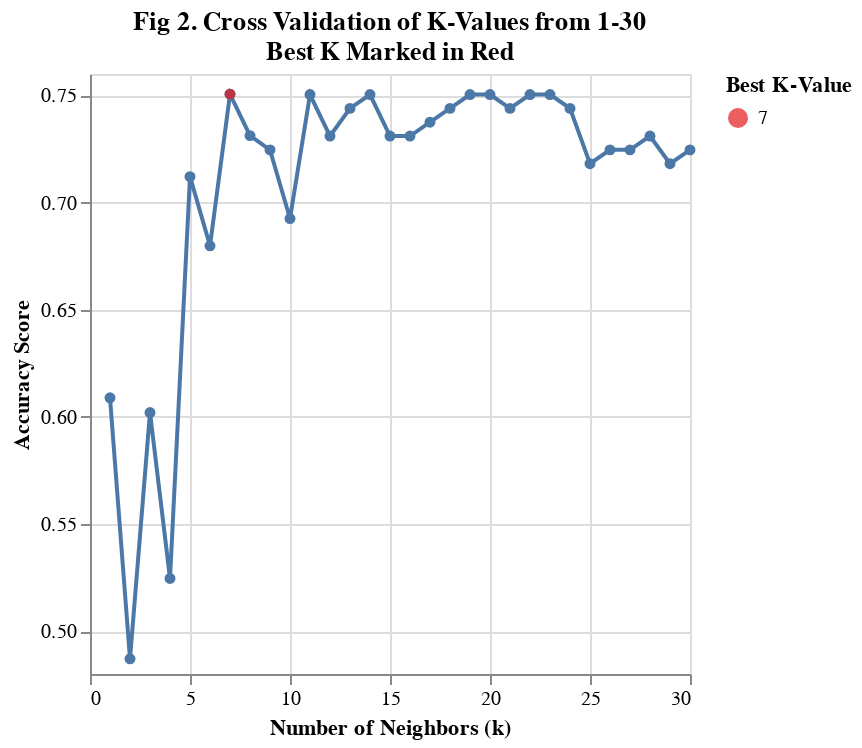

Notebook code for this chart:
### Code cell
# plot the point with the best k-value
k_point = alt.Chart(cv_results.sort_values(by='rank_test_score').head(1).reset_index()).mark_point(filled = True).encode(
    x = alt.X('param_kneighborsclassifier__n_neighbors'),
    y = alt.Y('mean_test_score'),
    color = alt.Color('param_kneighborsclassifier__n_neighbors:N',title='Best K-Value').scale(scheme="set1")
)

# plot the cross-validation plot of all k values
cross_val_plot= alt.Chart(cv_results).mark_line(point=True).encode(
    x=alt.X("param_kneighborsclassifier__n_neighbors")
        .title('Number of Neighbors (k)'),
    y=alt.Y('mean_test_score')
        .title('Accuracy Score')
        .scale(zero=False)
).properties(title=['Fig 2. Cross Validation of K-Values from 1-30','Best K Marked in Red'])

cross_val_plot + k_point

### Figure 1 — Vega-Lite specification as saved in the notebook (floating-point values rounded to 4 significant figures)
{"config": {"view": {"continuousWidth": 300, "continuousHeight": 300}}, "layer": [{"data": {"name": "data-01e79a0a4569310764cda03034cbf612"}, "mark": {"type": "line", "point": true}, "encoding": {"x": {"field": "param_kneighborsclassifier__n_neighbors", "title": "Number of Neighbors (k)", "type": "quantitative"}, "y": {"field": "mean_test_score", "scale": {"zero": false}, "title": "Accuracy Score", "type": "quantitative"}}, "title": ["Fig 2. Cross Validation of K-Values from 1-30", "Best K Marked in Red"]}, {"data": {"name": "data-4f141ccc0141ab2aebb06c2ef5da4c93"}, "mark": {"type": "point", "filled": true}, "encoding": {"color": {"field": "param_kneighborsclassifier__n_neighbors", "scale": {"scheme": "set1"}, "title": "Best K-Value", "type": "nominal"}, "x": {"field": "param_kneighborsclassifier__n_neighbors", "type": "quantitative"}, "y": {"field": "mean_test_score", "type": "quantitative"}}}], "$schema": "https://vega.github.io/schema/vega-lite/v5.20.1.json", "datasets": {"data-01e79a0a4569310764cda03034cbf612": [{"mean_fit_time": 0.004896, "std_fit_time": 0.0006174, "mean_score_time": 0.004922, "std_score_time": 0.0003125, "param_kneighborsclassifier__n_neighbors": 1, "params": {"kneighborsclassifier__n_neighbors": 1}, "split0_test_score": 0.625, "split1_test_score": 0.7097, "split2_test_score": 0.4839, "split3_test_score": 0.6129, "split4_test_score": 0.6129, "mean_test_score": 0.6089, "std_test_score": 0.07222, "rank_test_score": 27, "split0_train_score": 0.871, "split1_train_score": 0.88, "split2_train_score": 0.936, "split3_train_score": 0.928, "split4_train_score": 0.896, "mean_train_score": 0.9022, "std_train_score": 0.02575}, {"mean_fit_time": 0.004476, "std_fit_time": 0.0001214, "mean_score_time": 0.004728, "std_score_time": 6.239e-05, "param_kneighborsclassifier__n_neighbors": 2, "params": {"kneighborsclassifier__n_neighbors": 2}, "split0_test_score": 0.5, "split1_test_score": 0.5161, "split2_test_score": 0.3871, "split3_test_score": 0.5806, "split4_test_score": 0.4516, "mean_test_score": 0.4871, "std_test_score": 0.06484, "rank_test_score": 30, "split0_train_score": 0.7258, "split1_train_score": 0.736, "split2_train_score": 0.792, "split3_train_score": 0.84, "split4_train_score": 0.72, "mean_train_score": 0.7628, "std_train_score": 0.04633}, {"mean_fit_time": 0.004411, "std_fit_time": 6.659e-05, "mean_score_time": 0.004652, "std_score_time": 1.941e-05, "param_kneighborsclassifier__n_neighbors": 3, "params": {"kneighborsclassifier__n_neighbors": 3}, "split0_test_score": 0.6875, "split1_test_score": 0.4839, "split2_test_score": 0.5161, "split3_test_score": 0.6452, "split4_test_score": 0.6774, "mean_test_score": 0.602, "std_test_score": 0.08508, "rank_test_score": 28, "split0_train_score": 0.7823, "split1_train_score": 0.768, "split2_train_score": 0.832, "split3_train_score": 0.856, "split4_train_score": 0.808, "mean_train_score": 0.8093, "std_train_score": 0.03205}, {"mean_fit_time": 0.004379, "std_fit_time": 7.165e-05, "mean_score_time": 0.00464, "std_score_time": 2.259e-05, "param_kneighborsclassifier__n_neighbors": 4, "params": {"kneighborsclassifier__n_neighbors": 4}, "split0_test_score": 0.6875, "split1_test_score": 0.4839, "split2_test_score": 0.4839, "split3_test_score": 0.4194, "split4_test_score": 0.5484, "mean_test_score": 0.5246, "std_test_score": 0.0911, "rank_test_score": 29, "split0_train_score": 0.7581, "split1_train_score": 0.72, "split2_train_score": 0.76, "split3_train_score": 0.784, "split4_train_score": 0.792, "mean_train_score": 0.7628, "std_train_score": 0.02516}, {"mean_fit_time": 0.004747, "std_fit_time": 0.0005906, "mean_score_time": 0.0048, "std_score_time": 0.0002363, "param_kneighborsclassifier__n_neighbors": 5, "params": {"kneighborsclassifier__n_neighbors": 5}, "split0_test_score": 0.625, "split1_test_score": 0.7742, "split2_test_score": 0.7097, "split3_test_score": 0.7419, "split4_test_score": 0.7097, "mean_test_score": 0.7121, "std_test_score": 0.04969, "rank_test_score": 24, "split0_train_score": 0.8145, "split1_train_score": 0.768, "split2_train_score": 0.8, "split3_train_score": 0.776, "split4_train_score": 0.776, "mean_train_score": 0.7869, "std_train_score": 0.01749}, {"mean_fit_time": 0.004433, "std_fit_time": 4.518e-05, "mean_score_time": 0.004731, "std_score_time": 2.121e-05, "param_kneighborsclassifier__n_neighbors": 6, "params": {"kneighborsclassifier__n_neighbors": 6}, "split0_test_score": 0.625, "split1_test_score": 0.7419, "split2_test_score": 0.6774, "split3_test_score": 0.6774, "split4_test_score": 0.6774, "mean_test_score": 0.6798, "std_test_score": 0.0371, "rank_test_score": 26, "split0_train_score": 0.7823, "split1_train_score": 0.72, "split2_train_score": 0.776, "split3_train_score": 0.752, "split4_train_score": 0.76, "mean_train_score": 0.7581, "std_train_score": 0.02189}, {"mean_fit_time": 0.004396, "std_fit_time": 4.906e-05, "mean_score_time": 0.004725, "std_score_time": 1.241e-05, "param_kneighborsclassifier__n_neighbors": 7, "params": {"kneighborsclassifier__n_neighbors": 7}, "split0_test_score": 0.6562, "split1_test_score": 0.7742, "split2_test_score": 0.7097, "split3_test_score": 0.7742, "split4_test_score": 0.8387, "mean_test_score": 0.7506, "std_test_score": 0.06238, "rank_test_score": 1, "split0_train_score": 0.7903, "split1_train_score": 0.76, "split2_train_score": 0.776, "split3_train_score": 0.776, "split4_train_score": 0.744, "mean_train_score": 0.7693, "std_train_score": 0.01586}, {"mean_fit_time": 0.004383, "std_fit_time": 7.64e-05, "mean_score_time": 0.004709, "std_score_time": 3.291e-05, "param_kneighborsclassifier__n_neighbors": 8, "params": {"kneighborsclassifier__n_neighbors": 8}, "split0_test_score": 0.6562, "split1_test_score": 0.7742, "split2_test_score": 0.6774, "split3_test_score": 0.7419, "split4_test_score": 0.8065, "mean_test_score": 0.7312, "std_test_score": 0.05681, "rank_test_score": 13, "split0_train_score": 0.7742, "split1_train_score": 0.736, "split2_train_score": 0.768, "split3_train_score": 0.752, "split4_train_score": 0.76, "mean_train_score": 0.758, "std_train_score": 0.01331}, {"mean_fit_time": 0.02285, "std_fit_time": 0.03679, "mean_score_time": 0.004807, "std_score_time": 0.0001899, "param_kneighborsclassifier__n_neighbors": 9, "params": {"kneighborsclassifier__n_neighbors": 9}, "split0_test_score": 0.6875, "split1_test_score": 0.7419, "split2_test_score": 0.6774, "split3_test_score": 0.7419, "split4_test_score": 0.7742, "mean_test_score": 0.7246, "std_test_score": 0.0365, "rank_test_score": 18, "split0_train_score": 0.7742, "split1_train_score": 0.752, "split2_train_score": 0.776, "split3_train_score": 0.768, "split4_train_score": 0.76, "mean_train_score": 0.766, "std_train_score": 0.008979}, {"mean_fit_time": 0.004419, "std_fit_time": 3.343e-05, "mean_score_time": 0.004735, "std_score_time": 1.189e-05, "param_kneighborsclassifier__n_neighbors": 10, "params": {"kneighborsclassifier__n_neighbors": 10}, "split0_test_score": 0.6562, "split1_test_score": 0.6129, "split2_test_score": 0.7097, "split3_test_score": 0.7419, "split4_test_score": 0.7419, "mean_test_score": 0.6925, "std_test_score": 0.05066, "rank_test_score": 25, "split0_train_score": 0.7903, "split1_train_score": 0.728, "split2_train_score": 0.768, "split3_train_score": 0.76, "split4_train_score": 0.736, "mean_train_score": 0.7565, "std_train_score": 0.02245}, {"mean_fit_time": 0.004418, "std_fit_time": 5.271e-05, "mean_score_time": 0.004756, "std_score_time": 1.864e-05, "param_kneighborsclassifier__n_neighbors": 11, "params": {"kneighborsclassifier__n_neighbors": 11}, "split0_test_score": 0.6875, "split1_test_score": 0.7742, "split2_test_score": 0.7419, "split3_test_score": 0.7419, "split4_test_score": 0.8065, "mean_test_score": 0.7504, "std_test_score": 0.03952, "rank_test_score": 2, "split0_train_score": 0.7742, "split1_train_score": 0.76, "split2_train_score": 0.752, "split3_train_score": 0.768, "split4_train_score": 0.736, "mean_train_score": 0.758, "std_train_score": 0.01331}, {"mean_fit_time": 0.004428, "std_fit_time": 7.557e-05, "mean_score_time": 0.004748, "std_score_time": 1.802e-05, "param_kneighborsclassifier__n_neighbors": 12, "params": {"kneighborsclassifier__n_neighbors": 12}, "split0_test_score": 0.6875, "split1_test_score": 0.7097, "split2_test_score": 0.7097, "split3_test_score": 0.7419, "split4_test_score": 0.8065, "mean_test_score": 0.731, "std_test_score": 0.04151, "rank_test_score": 14, "split0_train_score": 0.7823, "split1_train_score": 0.776, "split2_train_score": 0.76, "split3_train_score": 0.768, "split4_train_score": 0.728, "mean_train_score": 0.7629, "std_train_score": 0.01897}, {"mean_fit_time": 0.0044, "std_fit_time": 4.608e-05, "mean_score_time": 0.00474, "std_score_time": 4.968e-05, "param_kneighborsclassifier__n_neighbors": 13, "params": {"kneighborsclassifier__n_neighbors": 13}, "split0_test_score": 0.6875, "split1_test_score": 0.7419, "split2_test_score": 0.7419, "split3_test_score": 0.7419, "split4_test_score": 0.8065, "mean_test_score": 0.744, "std_test_score": 0.0377, "rank_test_score": 8, "split0_train_score": 0.7903, "split1_train_score": 0.752, "split2_train_score": 0.76, "split3_train_score": 0.76, "split4_train_score": 0.76, "mean_train_score": 0.7645, "std_train_score": 0.0133}, {"mean_fit_time": 0.004398, "std_fit_time": 5.997e-05, "mean_score_time": 0.004737, "std_score_time": 2.144e-05, "param_kneighborsclassifier__n_neighbors": 14, "params": {"kneighborsclassifier__n_neighbors": 14}, "split0_test_score": 0.6875, "split1_test_score": 0.7419, "split2_test_score": 0.7419, "split3_test_score": 0.7419, "split4_test_score": 0.8387, "mean_test_score": 0.7504, "std_test_score": 0.04893, "rank_test_score": 2, "split0_train_score": 0.7742, "split1_train_score": 0.76, "split2_train_score": 0.76, "split3_train_score": 0.768, "split4_train_score": 0.744, "mean_train_score": 0.7612, "std_train_score": 0.01014}, {"mean_fit_time": 0.004555, "std_fit_time": 0.0003245, "mean_score_time": 0.004766, "std_score_time": 8.55e-05, "param_kneighborsclassifier__n_neighbors": 15, "params": {"kneighborsclassifier__n_neighbors": 15}, "split0_test_score": 0.6875, "split1_test_score": 0.7097, "split2_test_score": 0.7419, "split3_test_score": 0.7419, "split4_test_score": 0.7742, "mean_test_score": 0.731, "std_test_score": 0.02984, "rank_test_score": 14, "split0_train_score": 0.7903, "split1_train_score": 0.744, "split2_train_score": 0.768, "split3_train_score": 0.768, "split4_train_score": 0.752, "mean_train_score": 0.7645, "std_train_score": 0.01592}, {"mean_fit_time": 0.01786, "std_fit_time": 0.0266, "mean_score_time": 0.0202, "std_score_time": 0.03083, "param_kneighborsclassifier__n_neighbors": 16, "params": {"kneighborsclassifier__n_neighbors": 16}, "split0_test_score": 0.6875, "split1_test_score": 0.6774, "split2_test_score": 0.7419, "split3_test_score": 0.7419, "split4_test_score": 0.8065, "mean_test_score": 0.731, "std_test_score": 0.04625, "rank_test_score": 14, "split0_train_score": 0.7903, "split1_train_score": 0.728, "split2_train_score": 0.76, "split3_train_score": 0.76, "split4_train_score": 0.744, "mean_train_score": 0.7565, "std_train_score": 0.02067}, {"mean_fit_time": 0.01646, "std_fit_time": 0.02398, "mean_score_time": 0.004793, "std_score_time": 4.017e-05, "param_kneighborsclassifier__n_neighbors": 17, "params": {"kneighborsclassifier__n_neighbors": 17}, "split0_test_score": 0.6875, "split1_test_score": 0.7097, "split2_test_score": 0.7742, "split3_test_score": 0.7419, "split4_test_score": 0.7742, "mean_test_score": 0.7375, "std_test_score": 0.0346, "rank_test_score": 12, "split0_train_score": 0.7661, "split1_train_score": 0.736, "split2_train_score": 0.752, "split3_train_score": 0.768, "split4_train_score": 0.744, "mean_train_score": 0.7532, "std_train_score": 0.01239}, {"mean_fit_time": 0.01436, "std_fit_time": 0.01982, "mean_score_time": 0.004742, "std_score_time": 2.58e-05, "param_kneighborsclassifier__n_neighbors": 18, "params": {"kneighborsclassifier__n_neighbors": 18}, "split0_test_score": 0.6875, "split1_test_score": 0.7097, "split2_test_score": 0.7742, "split3_test_score": 0.7419, "split4_test_score": 0.8065, "mean_test_score": 0.744, "std_test_score": 0.04286, "rank_test_score": 8, "split0_train_score": 0.7661, "split1_train_score": 0.736, "split2_train_score": 0.76, "split3_train_score": 0.776, "split4_train_score": 0.744, "mean_train_score": 0.7564, "std_train_score": 0.01457}, {"mean_fit_time": 0.00456, "std_fit_time": 0.0001938, "mean_score_time": 0.01492, "std_score_time": 0.02023, "param_kneighborsclassifier__n_neighbors": 19, "params": {"kneighborsclassifier__n_neighbors": 19}, "split0_test_score": 0.6875, "split1_test_score": 0.7419, "split2_test_score": 0.7742, "split3_test_score": 0.7419, "split4_test_score": 0.8065, "mean_test_score": 0.7504, "std_test_score": 0.03952, "rank_test_score": 2, "split0_train_score": 0.75, "split1_train_score": 0.752, "split2_train_score": 0.752, "split3_train_score": 0.76, "split4_train_score": 0.744, "mean_train_score": 0.7516, "std_train_score": 0.005122}, {"mean_fit_time": 0.01429, "std_fit_time": 0.01937, "mean_score_time": 0.004982, "std_score_time": 0.0003391, "param_kneighborsclassifier__n_neighbors": 20, "params": {"kneighborsclassifier__n_neighbors": 20}, "split0_test_score": 0.6875, "split1_test_score": 0.7419, "split2_test_score": 0.7742, "split3_test_score": 0.7419, "split4_test_score": 0.8065, "mean_test_score": 0.7504, "std_test_score": 0.03952, "rank_test_score": 2, "split0_train_score": 0.75, "split1_train_score": 0.752, "split2_train_score": 0.752, "split3_train_score": 0.76, "split4_train_score": 0.744, "mean_train_score": 0.7516, "std_train_score": 0.005122}, {"mean_fit_time": 0.004431, "std_fit_time": 5.855e-05, "mean_score_time": 0.00482, "std_score_time": 3.266e-05, "param_kneighborsclassifier__n_neighbors": 21, "params": {"kneighborsclassifier__n_neighbors": 21}, "split0_test_score": 0.6875, "split1_test_score": 0.7419, "split2_test_score": 0.7742, "split3_test_score": 0.7097, "split4_test_score": 0.8065, "mean_test_score": 0.744, "std_test_score": 0.04286, "rank_test_score": 8, "split0_train_score": 0.75, "split1_train_score": 0.744, "split2_train_score": 0.744, "split3_train_score": 0.736, "split4_train_score": 0.744, "mean_train_score": 0.7436, "std_train_score": 0.004454}, {"mean_fit_time": 0.008378, "std_fit_time": 0.007891, "mean_score_time": 0.004801, "std_score_time": 2.392e-05, "param_kneighborsclassifier__n_neighbors": 22, "params": {"kneighborsclassifier__n_neighbors": 22}, "split0_test_score": 0.6875, "split1_test_score": 0.7419, "split2_test_score": 0.7742, "split3_test_score": 0.7419, "split4_test_score": 0.8065, "mean_test_score": 0.7504, "std_test_score": 0.03952, "rank_test_score": 2, "split0_train_score": 0.7742, "split1_train_score": 0.744, "split2_train_score": 0.744, "split3_train_score": 0.76, "split4_train_score": 0.744, "mean_train_score": 0.7532, "std_train_score": 0.01217}, {"mean_fit_time": 0.006564, "std_fit_time": 0.004288, "mean_score_time": 0.004831, "std_score_time": 1.563e-05, "param_kneighborsclassifier__n_neighbors": 23, "params": {"kneighborsclassifier__n_neighbors": 23}, "split0_test_score": 0.6875, "split1_test_score": 0.7419, "split2_test_score": 0.7742, "split3_test_score": 0.7419, "split4_test_score": 0.8065, "mean_test_score": 0.7504, "std_test_score": 0.03952, "rank_test_score": 2, "split0_train_score": 0.7339, "split1_train_score": 0.728, "split2_train_score": 0.752, "split3_train_score": 0.752, "split4_train_score": 0.736, "mean_train_score": 0.7404, "std_train_score": 0.009847}, {"mean_fit_time": 0.004436, "std_fit_time": 6.549e-05, "mean_score_time": 0.004831, "std_score_time": 4.189e-05, "param_kneighborsclassifier__n_neighbors": 24, "params": {"kneighborsclassifier__n_neighbors": 24}, "split0_test_score": 0.6875, "split1_test_score": 0.7419, "split2_test_score": 0.7419, "split3_test_score": 0.7419, "split4_test_score": 0.8065, "mean_test_score": 0.744, "std_test_score": 0.0377, "rank_test_score": 8, "split0_train_score": 0.7419, "split1_train_score": 0.736, "split2_train_score": 0.752, "split3_train_score": 0.752, "split4_train_score": 0.736, "mean_train_score": 0.7436, "std_train_score": 0.007203}, {"mean_fit_time": 0.004406, "std_fit_time": 5.605e-05, "mean_score_time": 0.004823, "std_score_time": 4.164e-05, "param_kneighborsclassifier__n_neighbors": 25, "params": {"kneighborsclassifier__n_neighbors": 25}, "split0_test_score": 0.6875, "split1_test_score": 0.7419, "split2_test_score": 0.7097, "split3_test_score": 0.7097, "split4_test_score": 0.7419, "mean_test_score": 0.7181, "std_test_score": 0.02105, "rank_test_score": 22, "split0_train_score": 0.7339, "split1_train_score": 0.736, "split2_train_score": 0.744, "split3_train_score": 0.728, "split4_train_score": 0.736, "mean_train_score": 0.7356, "std_train_score": 0.005131}, {"mean_fit_time": 0.004409, "std_fit_time": 5.38e-05, "mean_score_time": 0.00485, "std_score_time": 5.99e-05, "param_kneighborsclassifier__n_neighbors": 26, "params": {"kneighborsclassifier__n_neighbors": 26}, "split0_test_score": 0.6875, "split1_test_score": 0.7419, "split2_test_score": 0.7097, "split3_test_score": 0.7419, "split4_test_score": 0.7419, "mean_test_score": 0.7246, "std_test_score": 0.02236, "rank_test_score": 18, "split0_train_score": 0.7339, "split1_train_score": 0.728, "split2_train_score": 0.736, "split3_train_score": 0.736, "split4_train_score": 0.736, "mean_train_score": 0.734, "std_train_score": 0.003099}, {"mean_fit_time": 0.004431, "std_fit_time": 5.227e-05, "mean_score_time": 0.004849, "std_score_time": 3.449e-05, "param_kneighborsclassifier__n_neighbors": 27, "params": {"kneighborsclassifier__n_neighbors": 27}, "split0_test_score": 0.6875, "split1_test_score": 0.7419, "split2_test_score": 0.7097, "split3_test_score": 0.7419, "split4_test_score": 0.7419, "mean_test_score": 0.7246, "std_test_score": 0.02236, "rank_test_score": 18, "split0_train_score": 0.7339, "split1_train_score": 0.728, "split2_train_score": 0.736, "split3_train_score": 0.736, "split4_train_score": 0.736, "mean_train_score": 0.734, "std_train_score": 0.003099}, {"mean_fit_time": 0.004403, "std_fit_time": 5.038e-05, "mean_score_time": 0.004846, "std_score_time": 7.005e-05, "param_kneighborsclassifier__n_neighbors": 28, "params": {"kneighborsclassifier__n_neighbors": 28}, "split0_test_score": 0.6875, "split1_test_score": 0.7419, "split2_test_score": 0.7097, "split3_test_score": 0.7419, "split4_test_score": 0.7742, "mean_test_score": 0.731, "std_test_score": 0.02984, "rank_test_score": 14, "split0_train_score": 0.7419, "split1_train_score": 0.736, "split2_train_score": 0.736, "split3_train_score": 0.736, "split4_train_score": 0.736, "mean_train_score": 0.7372, "std_train_score": 0.002374}, {"mean_fit_time": 0.004404, "std_fit_time": 6.467e-05, "mean_score_time": 0.004864, "std_score_time": 4.237e-05, "param_kneighborsclassifier__n_neighbors": 29, "params": {"kneighborsclassifier__n_neighbors": 29}, "split0_test_score": 0.6875, "split1_test_score": 0.7419, "split2_test_score": 0.7097, "split3_test_score": 0.7097, "split4_test_score": 0.7419, "mean_test_score": 0.7181, "std_test_score": 0.02105, "rank_test_score": 22, "split0_train_score": 0.7419, "split1_train_score": 0.736, "split2_train_score": 0.744, "split3_train_score": 0.728, "split4_train_score": 0.736, "mean_train_score": 0.7372, "std_train_score": 0.005589}, {"mean_fit_time": 0.004399, "std_fit_time": 7.95e-05, "mean_score_time": 0.004827, "std_score_time": 2.435e-05, "param_kneighborsclassifier__n_neighbors": 30, "params": {"kneighborsclassifier__n_neighbors": 30}, "split0_test_score": 0.6875, "split1_test_score": 0.7419, "split2_test_score": 0.7097, "split3_test_score": 0.7419, "split4_test_score": 0.7419, "mean_test_score": 0.7246, "std_test_score": 0.02236, "rank_test_score": 18, "split0_train_score": 0.75, "split1_train_score": 0.728, "split2_train_score": 0.744, "split3_train_score": 0.728, "split4_train_score": 0.736, "mean_train_score": 0.7372, "std_train_score": 0.008727}], "data-4f141ccc0141ab2aebb06c2ef5da4c93": [{"index": 6, "mean_fit_time": 0.004396, "std_fit_time": 4.906e-05, "mean_score_time": 0.004725, "std_score_time": 1.241e-05, "param_kneighborsclassifier__n_neighbors": 7, "params": {"kneighborsclassifier__n_neighbors": 7}, "split0_test_score": 0.6562, "split1_test_score": 0.7742, "split2_test_score": 0.7097, "split3_test_score": 0.7742, "split4_test_score": 0.8387, "mean_test_score": 0.7506, "std_test_score": 0.06238, "rank_test_score": 1, "split0_train_score": 0.7903, "split1_train_score": 0.76, "split2_train_score": 0.776, "split3_train_score": 0.776, "split4_train_score": 0.744, "mean_train_score": 0.7693, "std_train_score": 0.01586}]}}
